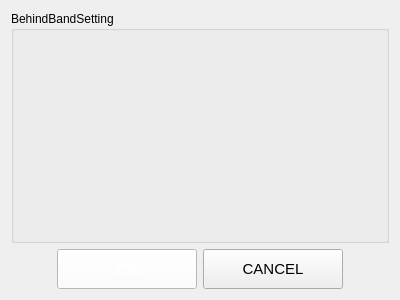
<?xml version="1.0" encoding="UTF-8"?>
<ui version="4.0">
 <class>HiddenBandCheckDlg</class>
 <widget class="QWidget" name="HiddenBandCheckDlg">
  <property name="geometry">
   <rect>
    <x>0</x>
    <y>0</y>
    <width>400</width>
    <height>300</height>
   </rect>
  </property>
  <property name="windowTitle">
   <string>Form</string>
  </property>
  <layout class="QGridLayout" name="gridLayout_2">
   <item row="1" column="2">
    <widget class="CustomImageButtonWidget" name="btnCancel">
     <property name="minimumSize">
      <size>
       <width>140</width>
       <height>40</height>
      </size>
     </property>
     <property name="maximumSize">
      <size>
       <width>140</width>
       <height>40</height>
      </size>
     </property>
     <property name="font">
      <font>
       <pointsize>11</pointsize>
      </font>
     </property>
     <property name="text">
      <string>CANCEL</string>
     </property>
    </widget>
   </item>
   <item row="1" column="1">
    <widget class="CustomImageButtonWidget" name="btnOK">
     <property name="minimumSize">
      <size>
       <width>140</width>
       <height>40</height>
      </size>
     </property>
     <property name="maximumSize">
      <size>
       <width>140</width>
       <height>40</height>
      </size>
     </property>
     <property name="palette">
      <palette>
       <active>
        <colorrole role="Button">
         <brush brushstyle="SolidPattern">
          <color alpha="255">
           <red>255</red>
           <green>255</green>
           <blue>255</blue>
          </color>
         </brush>
        </colorrole>
        <colorrole role="ButtonText">
         <brush brushstyle="SolidPattern">
          <color alpha="255">
           <red>255</red>
           <green>255</green>
           <blue>255</blue>
          </color>
         </brush>
        </colorrole>
        <colorrole role="Base">
         <brush brushstyle="SolidPattern">
          <color alpha="255">
           <red>255</red>
           <green>255</green>
           <blue>255</blue>
          </color>
         </brush>
        </colorrole>
        <colorrole role="Window">
         <brush brushstyle="SolidPattern">
          <color alpha="255">
           <red>255</red>
           <green>255</green>
           <blue>255</blue>
          </color>
         </brush>
        </colorrole>
       </active>
       <inactive>
        <colorrole role="Button">
         <brush brushstyle="SolidPattern">
          <color alpha="255">
           <red>255</red>
           <green>255</green>
           <blue>255</blue>
          </color>
         </brush>
        </colorrole>
        <colorrole role="ButtonText">
         <brush brushstyle="SolidPattern">
          <color alpha="255">
           <red>255</red>
           <green>255</green>
           <blue>255</blue>
          </color>
         </brush>
        </colorrole>
        <colorrole role="Base">
         <brush brushstyle="SolidPattern">
          <color alpha="255">
           <red>255</red>
           <green>255</green>
           <blue>255</blue>
          </color>
         </brush>
        </colorrole>
        <colorrole role="Window">
         <brush brushstyle="SolidPattern">
          <color alpha="255">
           <red>255</red>
           <green>255</green>
           <blue>255</blue>
          </color>
         </brush>
        </colorrole>
       </inactive>
       <disabled>
        <colorrole role="Button">
         <brush brushstyle="SolidPattern">
          <color alpha="255">
           <red>255</red>
           <green>255</green>
           <blue>255</blue>
          </color>
         </brush>
        </colorrole>
        <colorrole role="ButtonText">
         <brush brushstyle="SolidPattern">
          <color alpha="255">
           <red>120</red>
           <green>120</green>
           <blue>120</blue>
          </color>
         </brush>
        </colorrole>
        <colorrole role="Base">
         <brush brushstyle="SolidPattern">
          <color alpha="255">
           <red>255</red>
           <green>255</green>
           <blue>255</blue>
          </color>
         </brush>
        </colorrole>
        <colorrole role="Window">
         <brush brushstyle="SolidPattern">
          <color alpha="255">
           <red>255</red>
           <green>255</green>
           <blue>255</blue>
          </color>
         </brush>
        </colorrole>
       </disabled>
      </palette>
     </property>
     <property name="font">
      <font>
       <pointsize>11</pointsize>
      </font>
     </property>
     <property name="text">
      <string>OK</string>
     </property>
    </widget>
   </item>
   <item row="1" column="0">
    <spacer name="horizontalSpacer">
     <property name="orientation">
      <enum>Qt::Horizontal</enum>
     </property>
     <property name="sizeHint" stdset="0">
      <size>
       <width>40</width>
       <height>20</height>
      </size>
     </property>
    </spacer>
   </item>
   <item row="1" column="3">
    <spacer name="horizontalSpacer_2">
     <property name="orientation">
      <enum>Qt::Horizontal</enum>
     </property>
     <property name="sizeHint" stdset="0">
      <size>
       <width>40</width>
       <height>20</height>
      </size>
     </property>
    </spacer>
   </item>
   <item row="0" column="0" colspan="4">
    <widget class="QGroupBox" name="groupBox">
     <property name="title">
      <string>BehindBandSetting</string>
     </property>
     <layout class="QGridLayout" name="gridLayout"/>
    </widget>
   </item>
  </layout>
 </widget>
 <customwidgets>
  <customwidget>
   <class>CustomImageButtonWidget</class>
   <extends>QPushButton</extends>
   <header>UIClass/CustomWidget/CustomImageButtonWidget.h</header>
  </customwidget>
 </customwidgets>
 <resources/>
 <connections/>
</ui>
